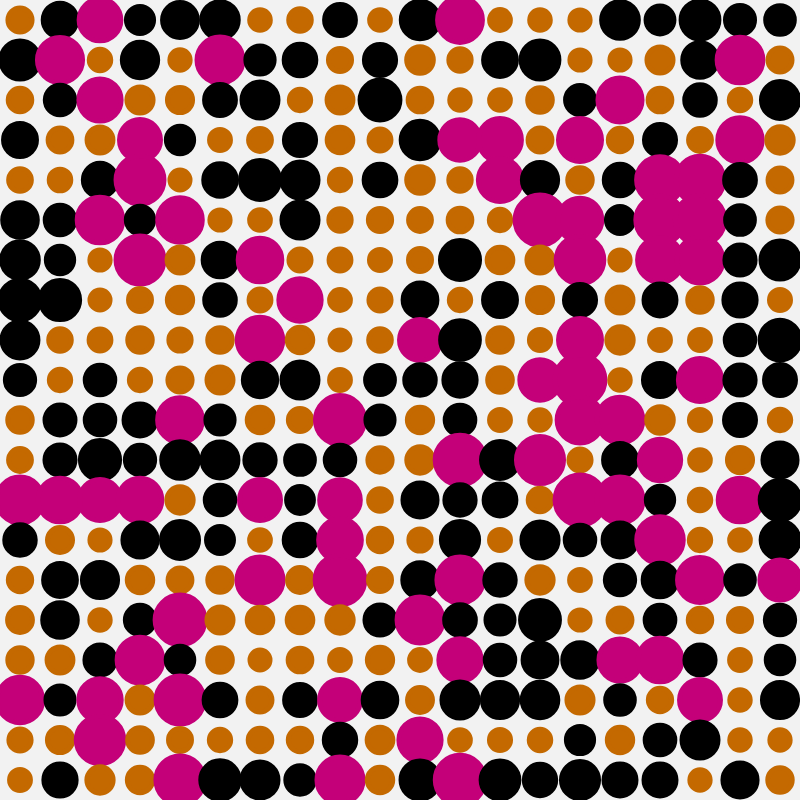
Frame 1 (no input)
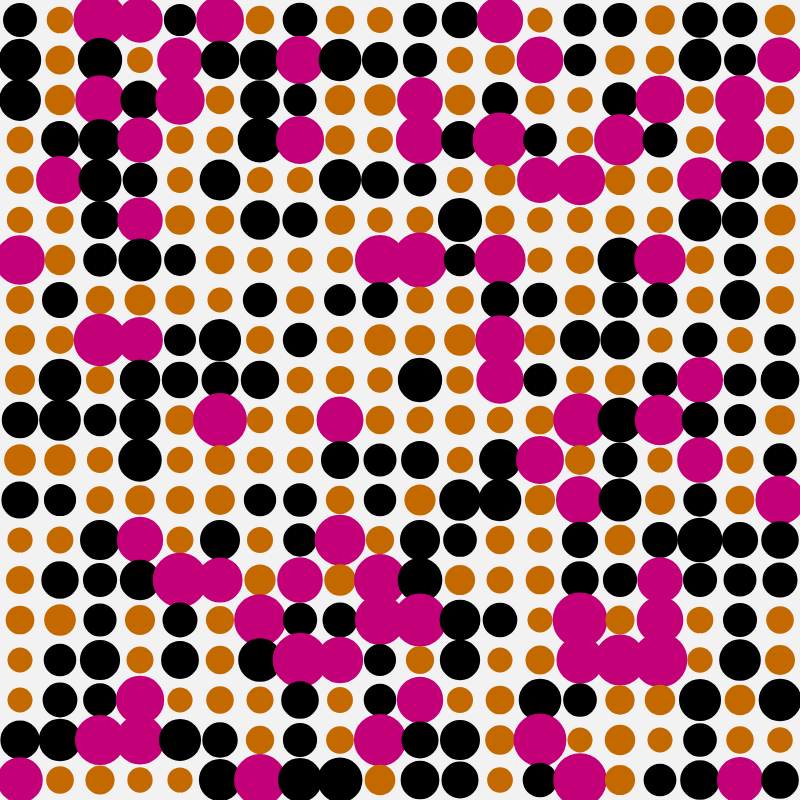
Frame 2 (the mouse pressed at the canvas centre, redrawn once)

The p5.js sketch that drew these frames (run headless with seeded random() and noise() and a simulated clock; the mouse was pressed at the canvas centre and the sketch redrawn once):

// p5.js sketch
// ── sketch.js
let canvas
let gridXAmount = 20
let gridYAmount = 20
let tileWidth
let tileHeight
let color1
let color2

function setup() {
  createCanvas(800, 800);
  tileWidth = height / gridXAmount
  tileHeight = width / gridYAmount
  colorMode(HSB, 360, 100, 100, 100);
  color1 = color(0, 0, 0, 100);
  color2 = color(323, 100, 77, 100);
  color3 = color(32, 100, 77, 100);
  color4 = color(223, 100, 77, 100);
  frameRate(10)
  noLoop()
}

function draw() {
  background(0, 0, 95, 100)
  strokeWeight(5)
  for (let i = 0; i < gridXAmount; i++) {
    for (let j = 0; j < gridYAmount; j++) {
      form2(tileWidth * (i), tileHeight * (j))
    }
  }
}

function form1(x, y) {
  let amount = random(1, 5)
  if (amount < 2) {
    stroke(color2)
  } else if (amount > 4) {
    stroke(color3)
  } else {
    stroke(color1)
  }
  for (let i = 0; i < amount; i++) {
    line(x + tileWidth / (amount + 1) * i, y, x + tileWidth / (amount + 1) * (i + 1), y + tileHeight)
  }
}

function form2(x, y) {
  let size = random(0.8, 2)
  if (size < 1) {
    stroke(color2)
    fill(color2)
  } else if (size > 1.5) {
    stroke(color3)
    fill(color3)
  } else {
    stroke(color1)
    fill(color1)
  }
  ellipse(x + tileWidth / 2, y + tileHeight / 2, tileWidth / size, tileHeight / size)
}
